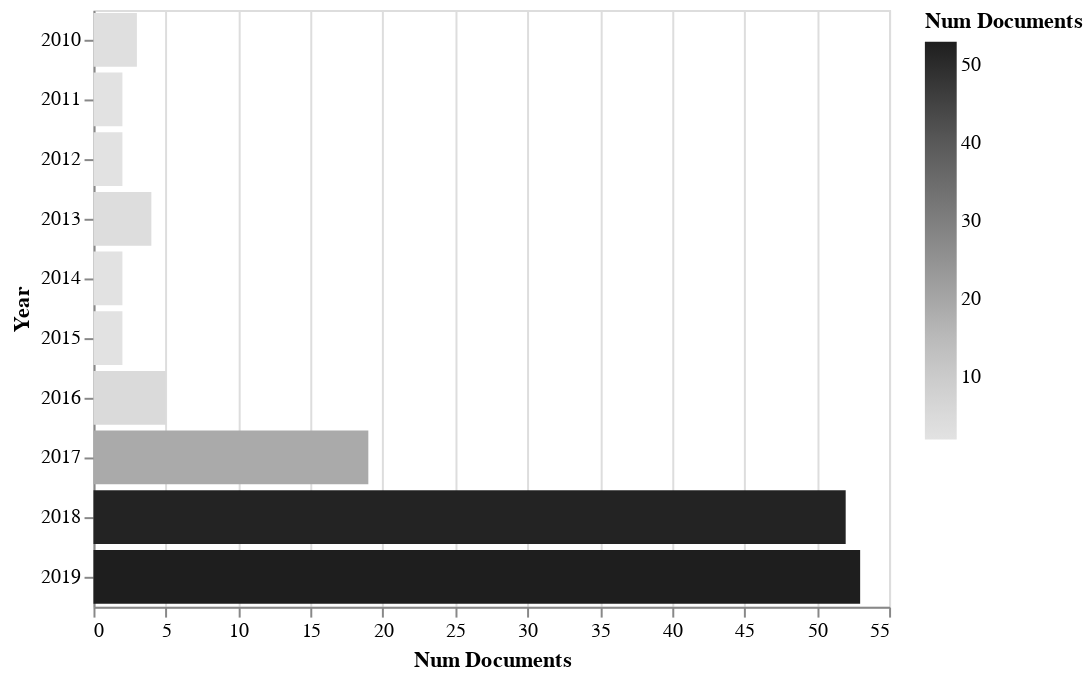

Notebook source saved alongside this figure:
### Code cell
rdf.documents_by_year().barhplot(library='altair')

### Figure 1 — Vega-Lite specification as saved in the notebook (floating-point values rounded to 4 significant figures)
{"$schema": "https://vega.github.io/schema/vega-lite/v3.4.0.json", "config": {"mark": {"tooltip": null}, "view": {"height": 300, "width": 400}}, "data": {"name": "data-2600ea1cefa0b5356cee2299dea6a85c"}, "datasets": {"data-2600ea1cefa0b5356cee2299dea6a85c": [{"ID": ["[*141*]", "[*142*]", "[*143*]"], "Num Documents": 3, "Year": 2010}, {"ID": ["[*139*]", "[*140*]"], "Num Documents": 2, "Year": 2011}, {"ID": ["[*137*]", "[*138*]"], "Num Documents": 2, "Year": 2012}, {"ID": ["[*133*]", "[*134*]", "[*135*]", "[*136*]"], "Num Documents": 4, "Year": 2013}, {"ID": ["[*131*]", "[*132*]"], "Num Documents": 2, "Year": 2014}, {"ID": ["[*129*]", "[*130*]"], "Num Documents": 2, "Year": 2015}, {"ID": ["[*124*]", "[*125*]", "[*126*]", "[*127*]", "[*128*]"], "Num Documents": 5, "Year": 2016}, {"ID": ["[*105*]", "[*106*]", "[*107*]", "[*108*]", "[*109*]", "[*110*]", "[*111*]", "[*112*]", "[*113*]", "[*114*]", "[*115*]", "[*116*]", "[*117*]", "[*118*]", "[*119*]", "[*120*]", "[*121*]", "[*122*]", "[*123*]"], "Num Documents": 19, "Year": 2017}, {"ID": ["[*53*]", "[*54*]", "[*55*]", "[*56*]", "[*57*]", "[*58*]", "[*59*]", "[*60*]", "[*61*]", "[*62*]", "[*63*]", "[*64*]", "[*65*]", "[*66*]", "[*67*]", "[*68*]", "[*69*]", "[*70*]", "[*71*]", "[*72*]", "[*73*]", "[*74*]", "[*75*]", "[*76*]", "[*77*]", "[*78*]", "[*79*]", "[*80*]", "[*81*]", "[*82*]", "[*83*]", "[*84*]", "[*85*]", "[*86*]", "[*87*]", "[*88*]", "[*89*]", "[*90*]", "[*91*]", "[*92*]", "[*93*]", "[*94*]", "[*95*]", "[*96*]", "[*97*]", "[*98*]", "[*99*]", "[*100*]", "[*101*]", "[*102*]", "[*103*]", "[*104*]"], "Num Documents": 52, "Year": 2018}, {"ID": ["[*0*]", "[*1*]", "[*2*]", "[*3*]", "[*4*]", "[*5*]", "[*6*]", "[*7*]", "[*8*]", "[*9*]", "[*10*]", "[*11*]", "[*12*]", "[*13*]", "[*14*]", "[*15*]", "[*16*]", "[*17*]", "[*18*]", "[*19*]", "[*20*]", "[*21*]", "[*22*]", "[*23*]", "[*24*]", "[*25*]", "[*26*]", "[*27*]", "[*28*]", "[*29*]", "[*30*]", "[*31*]", "[*32*]", "[*33*]", "[*34*]", "[*35*]", "[*36*]", "[*37*]", "[*38*]", "[*39*]", "[*40*]", "[*41*]", "[*42*]", "[*43*]", "[*44*]", "[*45*]", "[*46*]", "[*47*]", "[*48*]", "[*49*]", "[*50*]", "[*51*]", "[*52*]"], "Num Documents": 53, "Year": 2019}]}, "encoding": {"color": {"field": "Num Documents", "scale": {"scheme": "greys"}, "type": "quantitative"}, "x": {"field": "Num Documents", "type": "quantitative"}, "y": {"field": "Year", "sort": {"field": "Num Documents:Q"}, "type": "nominal"}}, "mark": "bar"}
